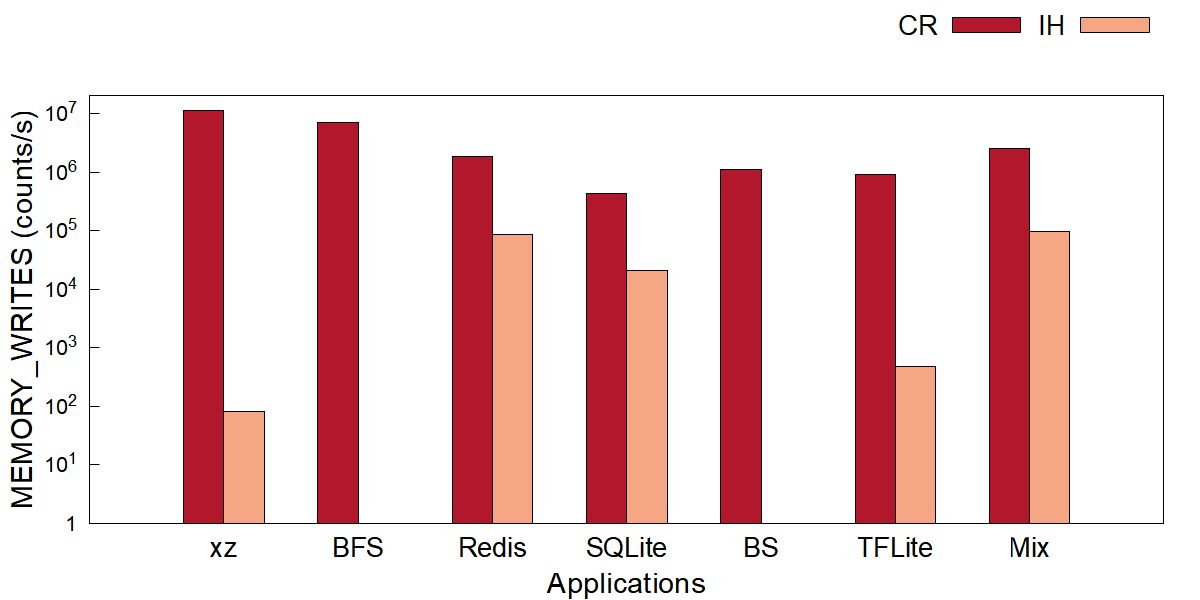

Source code (gnuplot):
# tile_mem_writes.plt - one counter, one bar per application per data path.
#
# Style mirrors the paper bar charts (image/*.plt): clustered
# bars, Arial 16/22/20, opaque fill with black border, key
# outside top right.  Bars use `with boxes` with explicit
# width and offsets (see tools/gen_fig_plts.py); xrange
# [0:8] centers the 7 application groups.  Full 4-side
# frame (border 15), tics only on left y / bottom x
# (nomirror).  Colors: 2-series figures use #B2172B
# (left, dark) / #F5A682 (right, light); the 3-series
# figure keeps dark gray / light gray / red.
#
# Log y axis: raw counts/s, starts at 1, coarse decade
# tics 1, 10, 100, ... only (10^{%L}, no minor tics);
# the IH series would be invisible on a linear axis.
#
# Data: fig/tile_mem_writes.dat (raw differenced rates).
#
# Usage: gnuplot fig/tile_mem_writes.plt   (from the repo root)

set terminal pngcairo size 1200,600 enhanced font 'Arial,16'
set output 'fig/tile_mem_writes.png'

set ylabel 'MEMORY\_WRITES (counts/s)' font 'Arial,22'
set xlabel 'Applications' font 'Arial,22'

set style fill solid border -1
set boxwidth 0.30

set yrange [1:2e+07]
set logscale y 10
unset mytics
set format y '10^{%L}'
set ytics add ("1" 1)

set border 15
set ytics nomirror
set xtics nomirror

# xtics anchored at the cluster centers (1..7); the app
# names come from fig/tile_mem_writes.dat column 1.
set xtics ('xz' 1, 'BFS' 2, 'Redis' 3, 'SQLite' 4, 'BS' 5, 'TFLite' 6, 'Mix' 7) font ',20'
set xrange [0:8]

set tmargin 4
set key outside top right horizontal font 'Arial,20'

C_CR = "#B2172B"
C_IH = "#F5A682"

plot 'fig/tile_mem_writes.dat' using ($0+1-0.150):2 with boxes title 'CR' lc rgb C_CR, \
     '' using ($0+1+0.150):3 with boxes title 'IH' lc rgb C_IH
